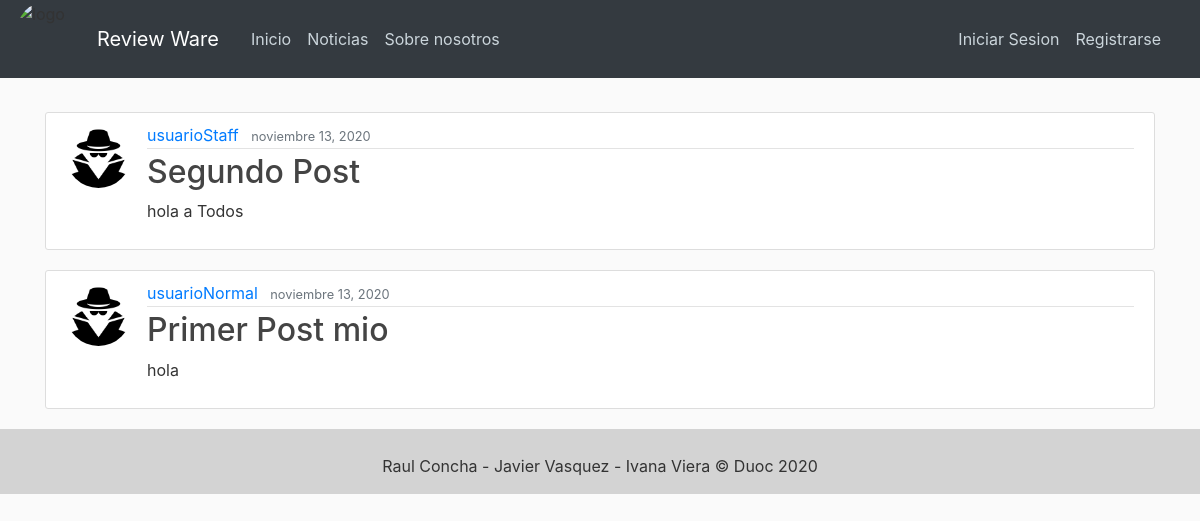
Before: / with the older database file.
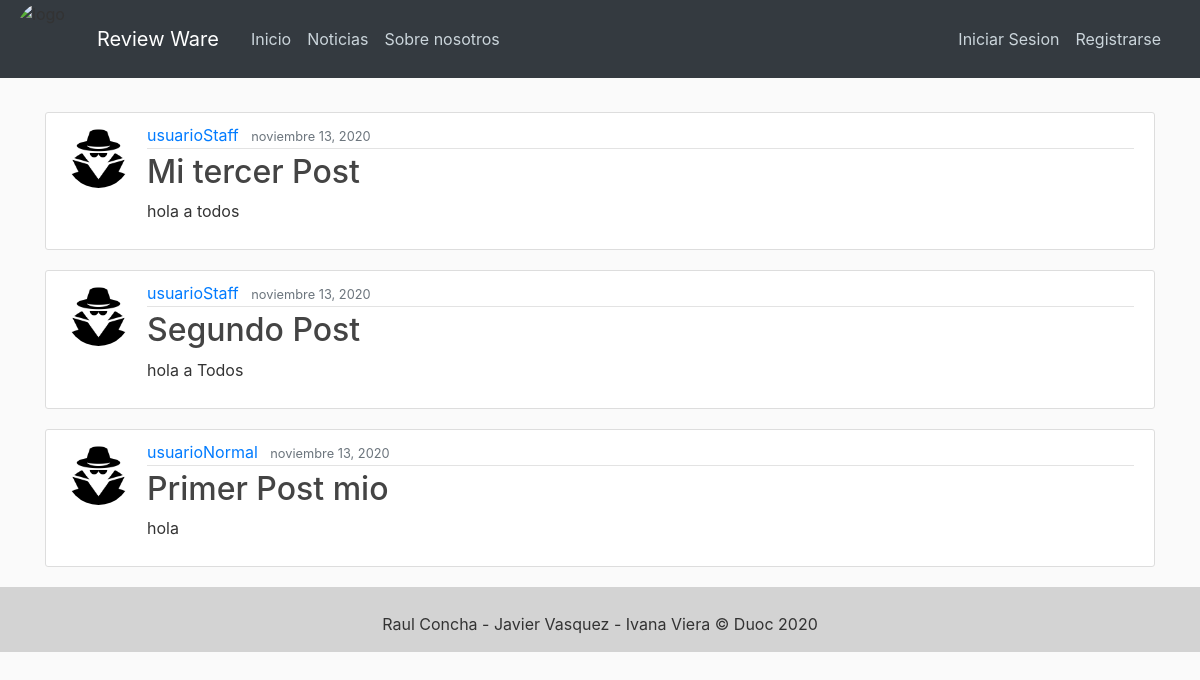
After: the same page with the newer database file.
### blog/models.py (models this page shows, shortened)
class Post(models.Model):
    title = models.CharField(max_length=100)
    content = models.TextField()
    date_posted = models.DateTimeField(default=timezone.now)
    author = models.ForeignKey(User, on_delete=models.CASCADE)

### users/models.py (models this page shows, shortened)
class Profile(models.Model):
    user = models.OneToOneField(User, on_delete=models.CASCADE)
    image = models.ImageField(default='default.jpg', upload_to='profile_pics')

### blog/views.py (the view)
# urls.py: path('', PostListView.as_view(), name='blog-home'),
class PostListView(ListView):
    model = Post
    template_name = 'blog/home.html'  # <app>/<model>_<viewtype>.html
    context_object_name = 'posts'
    ordering = ['-date_posted']
    paginate_by = 5

### blog/templates/blog/home.html (shortened to what this page needs)
{% extends "blog/base.html" %}
{% block content %}
    {% for post in posts %}
        <article class="media content-section">
          <img class="rounded-circle article-img" src="{{ post.author.profile.image.url }}">
          <div class="media-body">
            <div class="article-metadata">
              <a class="mr-2" href="{% url 'user-posts' post.author.username %}">{{ post.author }}</a>
              <small class="text-muted">{{ post.date_posted|date:"F d, Y" }}</small>
            </div>
            <h2><a class="article-title" href="{% url 'post-detail' post.id %}">{{ post.title }}</a></h2>
            <p class="article-content">{{ post.content }}</p>
          </div>
        </article>
    {% endfor %}
{% endblock content %}

### blog/templates/blog/base.html (shortened to what this page needs)
{% load static %}
<!DOCTYPE html>
<html>
  {% load pwa %}
<head>
  <link rel="stylesheet" href="https://maxcdn.bootstrapcdn.com/bootstrap/4.0.0/css/bootstrap.min.css"
>
  <link rel="stylesheet" type="text/css" href="{% static 'blog/main.css' %}">
</head>
<body>
  <header class="site-header">
    <nav class="navbar navbar-expand-md navbar-dark bg-dark fixed-top">
      <div class="logo-image">
        <img src="{% static 'blog/logo.png '%}" alt="logo" class="img-fluid">
      </div>
      <div class="container">
        <a class="navbar-brand mr-4" href="{% url 'blog-home' %}">Review Ware</a>
        <div class="collapse navbar-collapse" id="navbarToggle">
          <div class="navbar-nav mr-auto">
            <a class="nav-item nav-link" href="{% url 'blog-home' %}">Inicio</a>
            <a class="nav-item nav-link" href="{% url 'blog-news' %}">Noticias</a>
            <a class="nav-item nav-link" href="{% url 'blog-about' %}">Sobre nosotros</a>
          </div>
          <div class="navbar-nav">
            {% if user.is_authenticated %}
            <a class="nav-item nav-link" href="{% url 'post-create' %}">Nuevo Post</a>
            {% if request.user.is_staff %}
            <a class="nav-item nav-link" href="{% url 'news-create' %}">Crear Noticias</a>
            {% endif %}
            <a class="nav-item nav-link" href="{% url 'profile' %}">Perfil</a>
            <a class="nav-item nav-link" href="{% url 'logout' %}">Cerrar Sesion</a>
            {% else %}
            <a class="nav-item nav-link" href="{% url 'login' %}">Iniciar Sesion</a>
            <a class="nav-item nav-link" href="{% url 'register' %}">Registrarse</a>
            {% endif %}
          </div>
        </div>
      </div>
    </nav>
  </header>
  <main role="main" class="container">
    <div class="row">
      <div class="col-md-12">
        {% block content %}{% endblock %}
      </div>
    </div>
  </main>
  <footer class="container-fluid text-center bg-lightgray">
    <div class="copyrights" style="margin-top:25px;">
        <p>Raul Concha - Javier Vasquez - Ivana Viera © Duoc 2020
            <br></p>
    </div>
</footer>
</body>
</html>

### blog/static/blog/main.css (style rules this page uses)
.logo-image { width: 70px; height: 70px; border-radius: 70%; overflow: hidden; margin-top: -8px; }
body { background: #fafafa; color: #333333; margin-top: 7rem; }
h1, h2, h3, h4, h6 { color: #444444; }
.site-header .navbar-nav .nav-link { color: #cbd5db; }
.content-section { background: #ffffff; padding: 10px 20px; border: 1px solid #dddddd; border-radius: 3px; margin-bottom: 20px; }
.article-title { color: #444444; }
.article-content { white-space: pre-line; }
.article-img { height: 65px; width: 65px; margin-right: 16px; }
.article-metadata { padding-bottom: 1px; margin-bottom: 4px; border-bottom: 1px solid #e3e3e3 }
.bg-lightgray { background-color: LightGray; position: absolute; }

Changed rows visible on the page:
added Post: author.profile.image (placeholder picture), author "usuarioStaff", date_posted "noviembre 13, 2020", title "Mi tercer Post", content "hola a todos"
